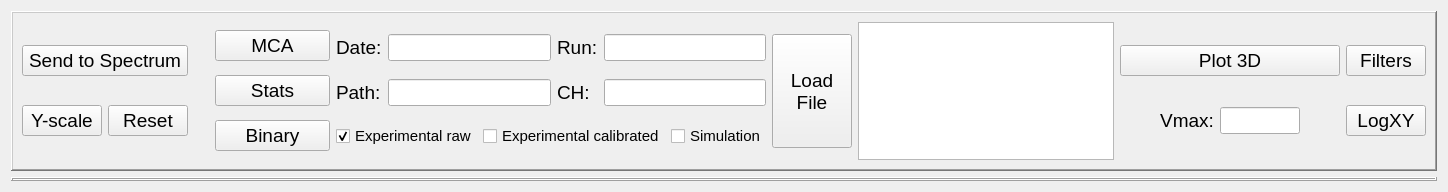
      <widget class="QWidget" name="tab_6">
       <attribute name="title">
        <string>API</string>
       </attribute>
       <layout class="QGridLayout" name="gridLayout_11">
        <item row="0" column="0">
         <widget class="QFrame" name="frame_7">
          <property name="minimumSize">
           <size>
            <width>0</width>
            <height>150</height>
           </size>
          </property>
          <property name="maximumSize">
           <size>
            <width>16777215</width>
            <height>160</height>
           </size>
          </property>
          <property name="frameShape">
           <enum>QFrame::WinPanel</enum>
          </property>
          <property name="frameShadow">
           <enum>QFrame::Raised</enum>
          </property>
          <layout class="QGridLayout" name="gridLayout_60">
           <item row="0" column="1">
            <spacer name="horizontalSpacer_2">
             <property name="orientation">
              <enum>Qt::Horizontal</enum>
             </property>
             <property name="sizeHint" stdset="0">
              <size>
               <width>21</width>
               <height>62</height>
              </size>
             </property>
            </spacer>
           </item>
           <item row="0" column="5">
            <layout class="QGridLayout" name="gridLayout_9">
             <item row="0" column="0">
              <widget class="QPushButton" name="button_api_3D">
               <property name="font">
                <font>
                 <pointsize>14</pointsize>
                </font>
               </property>
               <property name="text">
                <string>Plot 3D</string>
               </property>
              </widget>
             </item>
             <item row="0" column="1">
              <widget class="QPushButton" name="api_button_filters">
               <property name="font">
                <font>
                 <pointsize>14</pointsize>
                </font>
               </property>
               <property name="text">
                <string>Filters</string>
               </property>
              </widget>
             </item>
             <item row="1" column="0">
              <layout class="QGridLayout" name="gridLayout_25">
               <item row="0" column="3">
                <spacer name="horizontalSpacer">
                 <property name="orientation">
                  <enum>Qt::Horizontal</enum>
                 </property>
                 <property name="sizeHint" stdset="0">
                  <size>
                   <width>40</width>
                   <height>20</height>
                  </size>
                 </property>
                </spacer>
               </item>
               <item row="0" column="1">
                <widget class="QLabel" name="api_label_txt">
                 <property name="font">
                  <font>
                   <pointsize>14</pointsize>
                  </font>
                 </property>
                 <property name="text">
                  <string>Vmax:</string>
                 </property>
                 <property name="alignment">
                  <set>Qt::AlignCenter</set>
                 </property>
                </widget>
               </item>
               <item row="0" column="2">
                <widget class="QLineEdit" name="api_vmax_txt">
                 <property name="maximumSize">
                  <size>
                   <width>80</width>
                   <height>16777215</height>
                  </size>
                 </property>
                 <property name="font">
                  <font>
                   <pointsize>12</pointsize>
                  </font>
                 </property>
                 <property name="text">
                  <string/>
                 </property>
                </widget>
               </item>
               <item row="0" column="0">
                <spacer name="horizontalSpacer_5">
                 <property name="orientation">
                  <enum>Qt::Horizontal</enum>
                 </property>
                 <property name="sizeHint" stdset="0">
                  <size>
                   <width>40</width>
                   <height>20</height>
                  </size>
                 </property>
                </spacer>
               </item>
              </layout>
             </item>
             <item row="1" column="1">
              <widget class="QPushButton" name="api_button_logxy">
               <property name="font">
                <font>
                 <pointsize>14</pointsize>
                </font>
               </property>
               <property name="text">
                <string>LogXY</string>
               </property>
              </widget>
             </item>
            </layout>
           </item>
           <item row="0" column="4">
            <widget class="QTextEdit" name="api_textEdit">
             <property name="font">
              <font>
               <pointsize>12</pointsize>
              </font>
             </property>
             <property name="readOnly">
              <bool>true</bool>
             </property>
            </widget>
           </item>
           <item row="0" column="3">
            <layout class="QGridLayout" name="gridLayout">
             <item row="0" column="3">
              <widget class="QLineEdit" name="api_run_txt">
               <property name="font">
                <font>
                 <pointsize>12</pointsize>
                </font>
               </property>
               <property name="text">
                <string/>
               </property>
              </widget>
             </item>
             <item row="2" column="0" colspan="4">
              <layout class="QGridLayout" name="gridLayout_7">
               <item row="0" column="0">
                <widget class="QCheckBox" name="checkBox_exp_raw">
                 <property name="font">
                  <font>
                   <pointsize>11</pointsize>
                  </font>
                 </property>
                 <property name="text">
                  <string>Experimental raw</string>
                 </property>
                 <property name="checked">
                  <bool>true</bool>
                 </property>
                 <property name="autoExclusive">
                  <bool>true</bool>
                 </property>
                </widget>
               </item>
               <item row="0" column="1">
                <widget class="QCheckBox" name="checkBox_exp_cal">
                 <property name="font">
                  <font>
                   <pointsize>11</pointsize>
                  </font>
                 </property>
                 <property name="text">
                  <string>Experimental calibrated</string>
                 </property>
                 <property name="autoExclusive">
                  <bool>true</bool>
                 </property>
                </widget>
               </item>
               <item row="0" column="2">
                <widget class="QCheckBox" name="checkBox_sims">
                 <property name="font">
                  <font>
                   <pointsize>11</pointsize>
                  </font>
                 </property>
                 <property name="text">
                  <string>Simulation</string>
                 </property>
                 <property name="autoExclusive">
                  <bool>true</bool>
                 </property>
                </widget>
               </item>
              </layout>
             </item>
             <item row="1" column="1">
              <widget class="QLineEdit" name="api_path_txt">
               <property name="font">
                <font>
                 <pointsize>12</pointsize>
                </font>
               </property>
               <property name="text">
                <string/>
               </property>
              </widget>
             </item>
             <item row="1" column="0">
              <widget class="QLabel" name="api_label_path">
               <property name="font">
                <font>
                 <pointsize>14</pointsize>
                </font>
               </property>
               <property name="text">
                <string>Path:</string>
               </property>
              </widget>
             </item>
             <item row="0" column="1">
              <widget class="QLineEdit" name="api_date_txt">
               <property name="minimumSize">
                <size>
                 <width>0</width>
                 <height>25</height>
                </size>
               </property>
               <property name="font">
                <font>
                 <pointsize>12</pointsize>
                </font>
               </property>
               <property name="text">
                <string/>
               </property>
              </widget>
             </item>
             <item row="1" column="3">
              <widget class="QLineEdit" name="api_ch_txt">
               <property name="font">
                <font>
                 <pointsize>12</pointsize>
                </font>
               </property>
               <property name="text">
                <string/>
               </property>
              </widget>
             </item>
             <item row="0" column="2">
              <widget class="QLabel" name="api_label_run">
               <property name="font">
                <font>
                 <pointsize>14</pointsize>
                </font>
               </property>
               <property name="text">
                <string>Run:</string>
               </property>
              </widget>
             </item>
             <item row="1" column="2">
              <widget class="QLabel" name="api_label_ch">
               <property name="font">
                <font>
                 <pointsize>14</pointsize>
                </font>
               </property>
               <property name="text">
                <string>CH:</string>
               </property>
              </widget>
             </item>
             <item row="0" column="0">
              <widget class="QLabel" name="api_label_date">
               <property name="font">
                <font>
                 <pointsize>14</pointsize>
                </font>
               </property>
               <property name="text">
                <string>Date:</string>
               </property>
              </widget>
             </item>
             <item row="0" column="4" rowspan="3">
              <widget class="QPushButton" name="api_load_file">
               <property name="sizePolicy">
                <sizepolicy hsizetype="Minimum" vsizetype="Minimum">
                 <horstretch>0</horstretch>
                 <verstretch>0</verstretch>
                </sizepolicy>
               </property>
               <property name="font">
                <font>
                 <pointsize>14</pointsize>
                </font>
               </property>
               <property name="text">
                <string>Load
File</string>
               </property>
              </widget>
             </item>
            </layout>
           </item>
           <item row="0" column="2">
            <layout class="QGridLayout" name="gridLayout_10">
             <item row="0" column="0">
              <widget class="QPushButton" name="button_api_mca">
               <property name="font">
                <font>
                 <pointsize>14</pointsize>
                </font>
               </property>
               <property name="text">
                <string>MCA</string>
               </property>
              </widget>
             </item>
             <item row="1" column="0">
              <widget class="QPushButton" name="button_api_stats">
               <property name="minimumSize">
                <size>
                 <width>115</width>
                 <height>0</height>
                </size>
               </property>
               <property name="font">
                <font>
                 <pointsize>14</pointsize>
                </font>
               </property>
               <property name="text">
                <string>Stats</string>
               </property>
              </widget>
             </item>
             <item row="2" column="0">
              <widget class="QPushButton" name="button_api_binary">
               <property name="font">
                <font>
                 <pointsize>14</pointsize>
                </font>
               </property>
               <property name="text">
                <string>Binary</string>
               </property>
              </widget>
             </item>
            </layout>
           </item>
           <item row="0" column="0">
            <layout class="QGridLayout" name="gridLayout_8">
             <item row="0" column="0" colspan="2">
              <widget class="QPushButton" name="api_send_to_spect">
               <property name="font">
                <font>
                 <pointsize>14</pointsize>
                </font>
               </property>
               <property name="text">
                <string>Send to Spectrum</string>
               </property>
              </widget>
             </item>
             <item row="1" column="0">
              <widget class="QPushButton" name="api_yscale">
               <property name="font">
                <font>
                 <pointsize>14</pointsize>
                </font>
               </property>
               <property name="text">
                <string>Y-scale</string>
               </property>
              </widget>
             </item>
             <item row="1" column="1">
              <widget class="QPushButton" name="api_reset">
               <property name="font">
                <font>
                 <pointsize>14</pointsize>
                </font>
               </property>
               <property name="text">
                <string>Reset</string>
               </property>
              </widget>
             </item>
            </layout>
           </item>
          </layout>
         </widget>
        </item>
        <item row="1" column="0">
         <widget class="QFrame" name="frame_22">
          <property name="sizePolicy">
           <sizepolicy hsizetype="Preferred" vsizetype="Expanding">
            <horstretch>0</horstretch>
            <verstretch>0</verstretch>
           </sizepolicy>
          </property>
          <property name="font">
           <font>
            <pointsize>11</pointsize>
           </font>
          </property>
          <property name="frameShape">
           <enum>QFrame::Box</enum>
          </property>
          <property name="frameShadow">
           <enum>QFrame::Raised</enum>
          </property>
          <property name="lineWidth">
           <number>1</number>
          </property>
          <layout class="QGridLayout" name="gridLayout_15">
           <property name="leftMargin">
            <number>0</number>
           </property>
           <property name="topMargin">
            <number>0</number>
           </property>
           <property name="rightMargin">
            <number>0</number>
           </property>
           <property name="bottomMargin">
            <number>0</number>
           </property>
           <property name="spacing">
            <number>0</number>
           </property>
           <item row="0" column="0">
            <widget class="MplWidget" name="api_plot" native="true">
             <property name="autoFillBackground">
              <bool>false</bool>
             </property>
            </widget>
           </item>
          </layout>
         </widget>
        </item>
       </layout>
      </widget>
